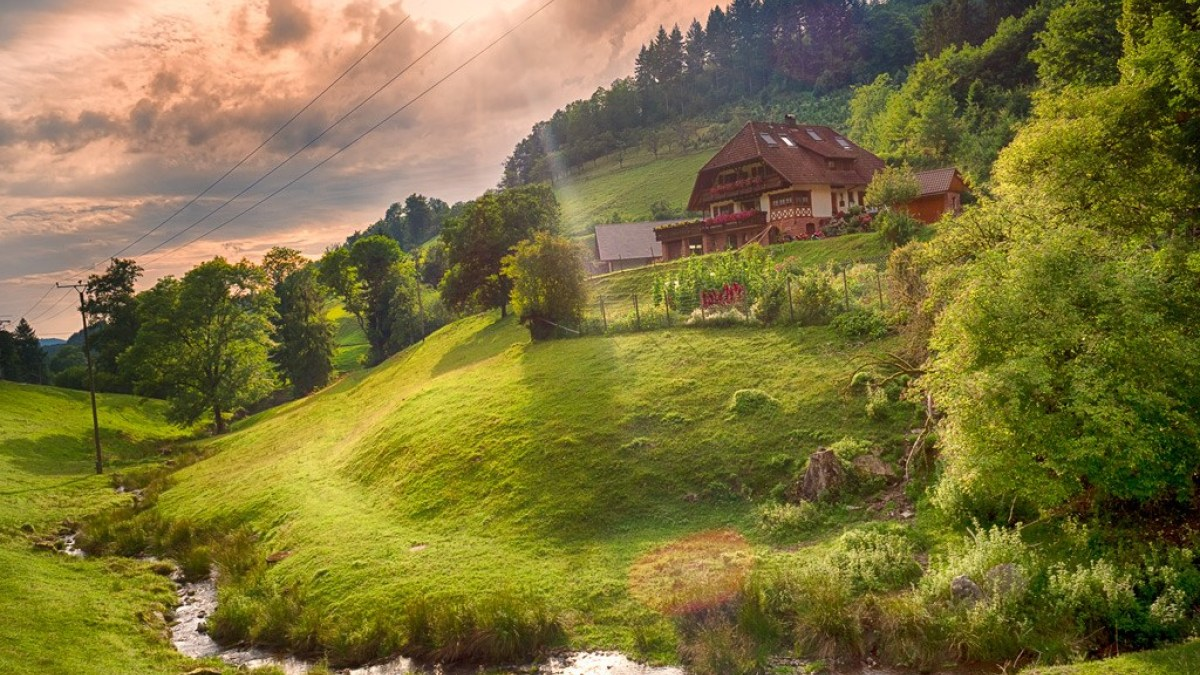
//> input picture 1 - Images/img.jpg, 1200 x 675 px
$ ./AOI '../1 - Images/img.jpg' '../1 - Images/img.jpg'   (built with g++ and OpenCV 4)
//> lines starting //> are read from the running program, lines starting //| are printed output that depends on the picture
#include <iostream>
#include <opencv2/imgproc.hpp>
#include <opencv2/highgui.hpp>

using namespace cv;

const char* WINDOW_NAME_ORIGINAL = "Original";
const char* WINDOW_NAME_AOI = "AOI";

Scalar randomColor() {
	// return Scalar(rand() % 255, rand() % 255, rand() % 255);
	return Scalar(rand() % 100 + 50, rand() % 100 + 50, rand() % 100 + 50);
}

Mat connections(Mat image) {
	Mat labels, stats, centroids;
	int num_objects = connectedComponentsWithStats(image, labels, stats, centroids);

	if(num_objects < 2) {
		std::cout << "No objects detected." << std::endl;
		return labels;
	}

	Mat output = Mat::zeros(image.rows, image.cols, CV_8UC3);
	for(int i = 1; i < num_objects; i++) {
		Mat mask = labels == i;
		output.setTo(randomColor(), mask);
		if(stats.at<int>(i, CC_STAT_AREA) > 100) {
			putText(output, format("Area: %d", stats.at<int>(i, CC_STAT_AREA)),
					Point(centroids.at<double>(i, 0), centroids.at<double>(i, 1)),
					FONT_HERSHEY_DUPLEX, 0.4, Scalar(255, 255, 255), 1, LINE_AA);
		}
	}
	return output;
}

Mat removeLight(Mat image, Mat pattern) {
	Mat instant;
	Mat image32, pattern32;
	image.convertTo(image32, CV_32F);
	pattern.convertTo(pattern32, CV_32F);
	instant = 1 - (image32 / pattern32);
	instant.convertTo(instant, CV_8U, 255);
	return instant;
}

int main(int argc, const char** argv) {
	Mat image = imread(argv[1], IMREAD_GRAYSCALE);
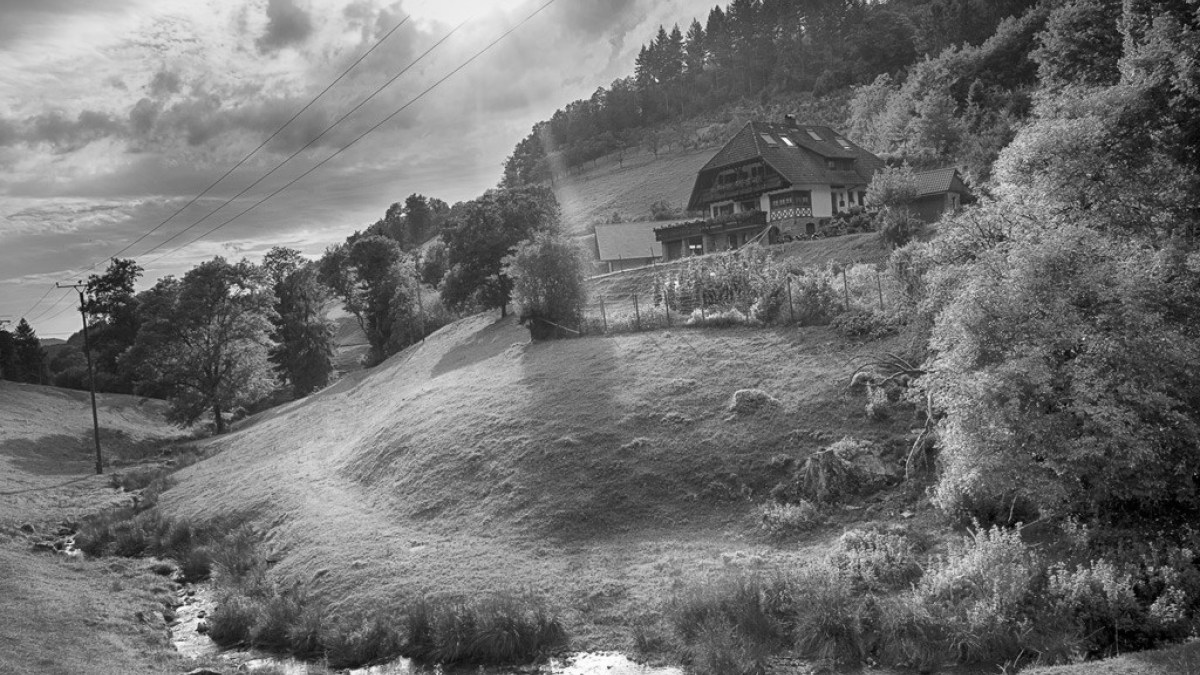
//> image: 675 rows x 1200 cols, CV_8UC1; min 0, max 255, mean 112.2
	Mat pattern = imread(argv[2], IMREAD_GRAYSCALE);

	if(image.empty()) {
		std::cout << "Error loading image " << argv[1] << std::endl;
		return EXIT_FAILURE;
	}

	Mat noiseless;
	medianBlur(image, noiseless, 3);
	std::cout << "Noise reduced using median blur." << std::endl;

	if(pattern.empty()) {
		std::cout << "Error loading pattern image " << argv[2] << std::endl;
		blur(image, pattern, Size(image.cols / 3, image.cols / 3));
		std::cout << argv[2] << " was created using the blur() function." << std::endl;
	}

	Mat thresh;
	threshold(removeLight(noiseless, pattern), thresh, 30, 255, THRESH_BINARY);
//> in removeLight, `instant = 1 - (image32 / pattern32);`:
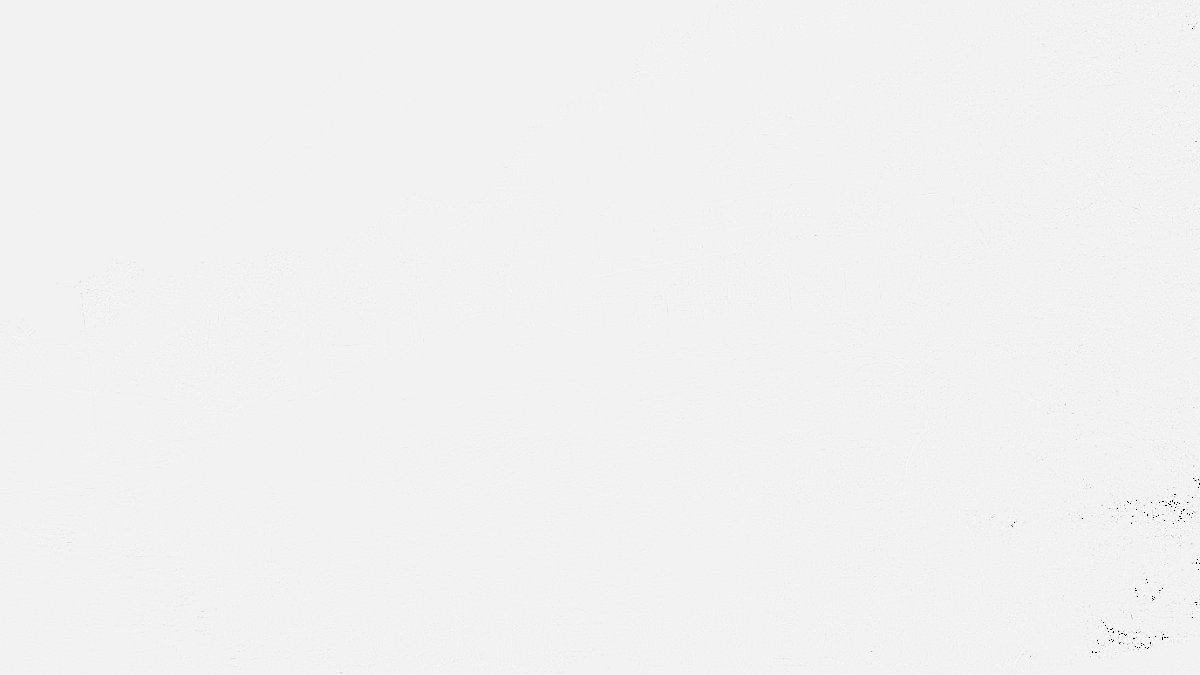
//> instant: 675 rows x 1200 cols, CV_32FC1; 0.02% of the values are NaN or infinite; the others: min -17, max 0.875, mean -0.0089; drawn with min black, max white, NaN and infinite black
//> in removeLight, `instant.convertTo(instant, CV_8U, 255);`:
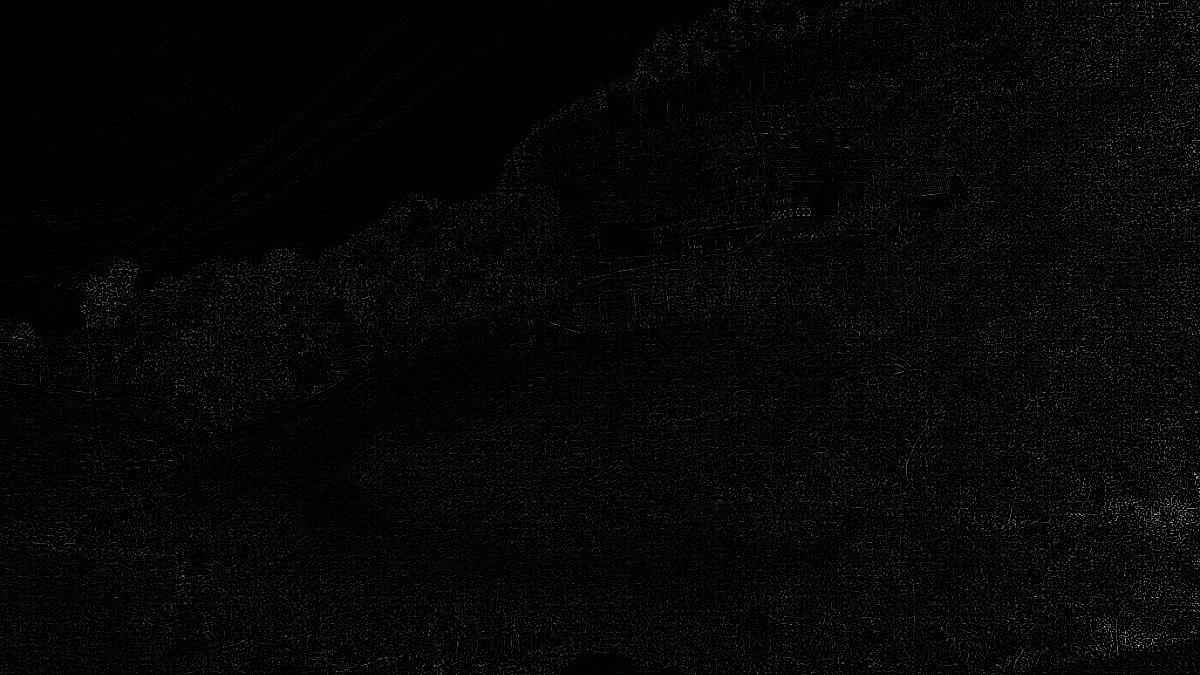
//> instant: 675 rows x 1200 cols, CV_8UC1; min 0, max 223, mean 6
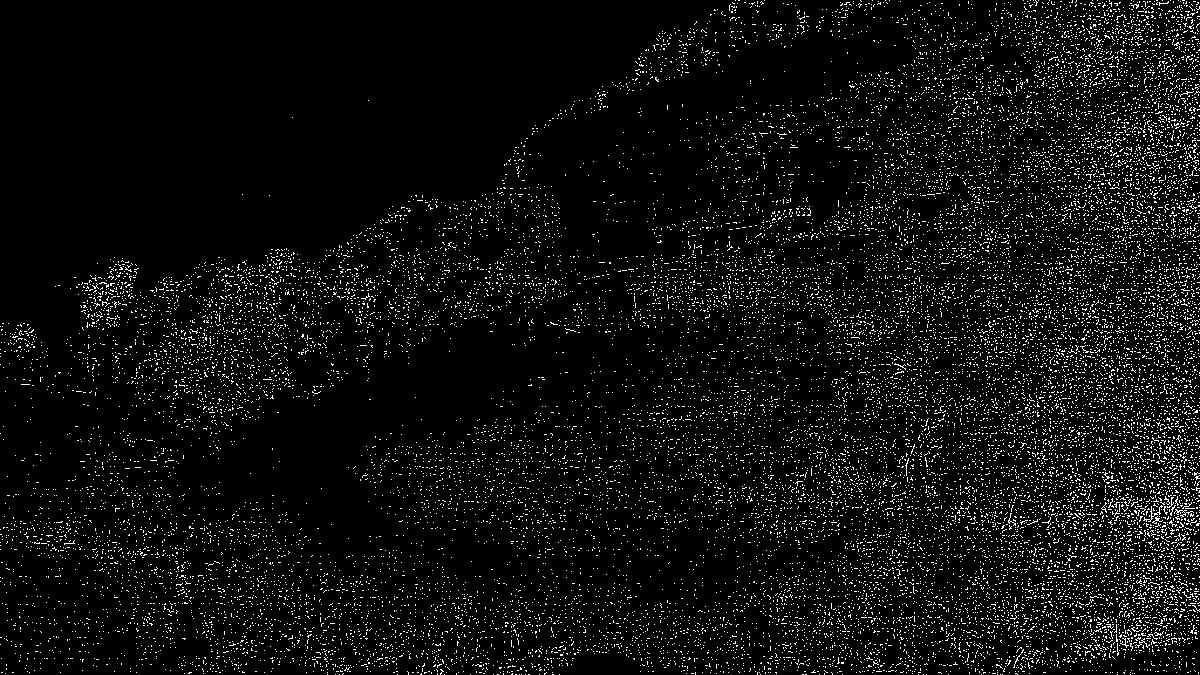
//> thresh: 675 rows x 1200 cols, CV_8UC1; 5.5% white in thin lines or dots
	std::cout << "Image was made in black and white using threshold." << std::endl;

	Mat aoi = connections(thresh);
//> in connections, `int num_objects = connectedComponentsWithStats(image, labels, stats, c..`:
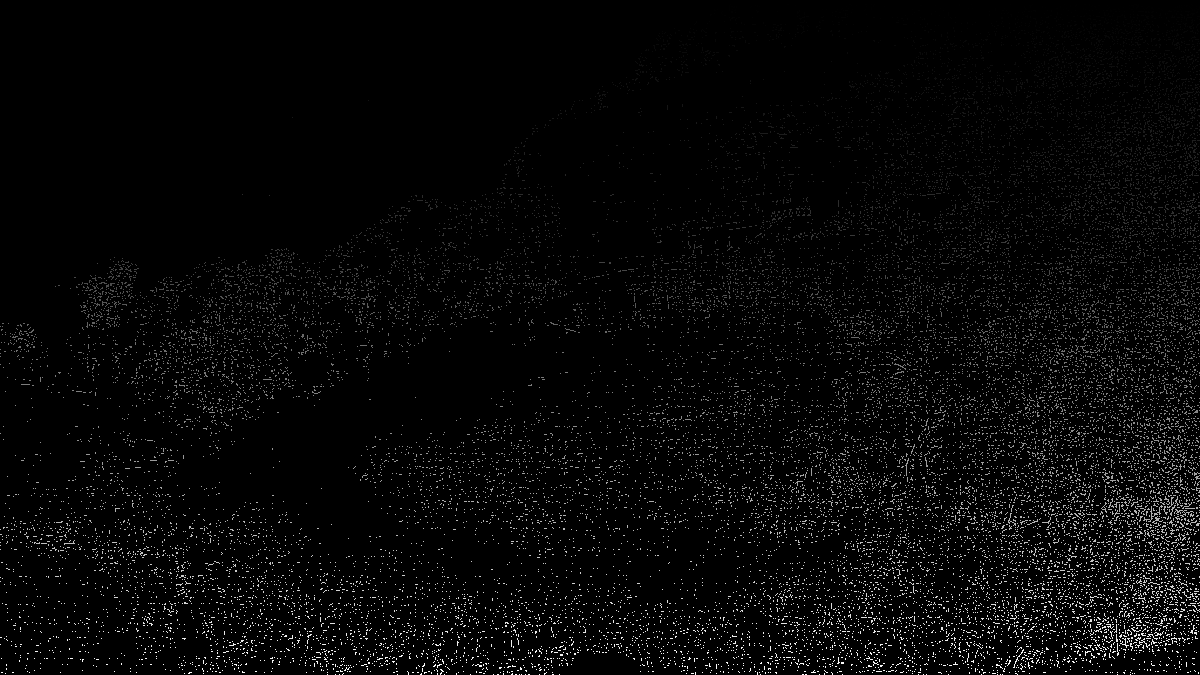
//> labels: 675 rows x 1200 cols, CV_32SC1; min 0, max 22838, mean 631.8; drawn with min black and max white
//> in connections, `int num_objects = connectedComponentsWithStats(image, labels, stats, c..`: centroids = 22839 pairs, first value 0 to 1199, second value 0 to 674; num_objects = 22839

	namedWindow(WINDOW_NAME_ORIGINAL, WINDOW_AUTOSIZE);
	namedWindow(WINDOW_NAME_AOI, WINDOW_AUTOSIZE);
	imshow(WINDOW_NAME_ORIGINAL, image);
	imshow(WINDOW_NAME_AOI, aoi);
	waitKey(0);

	return EXIT_SUCCESS;
}
